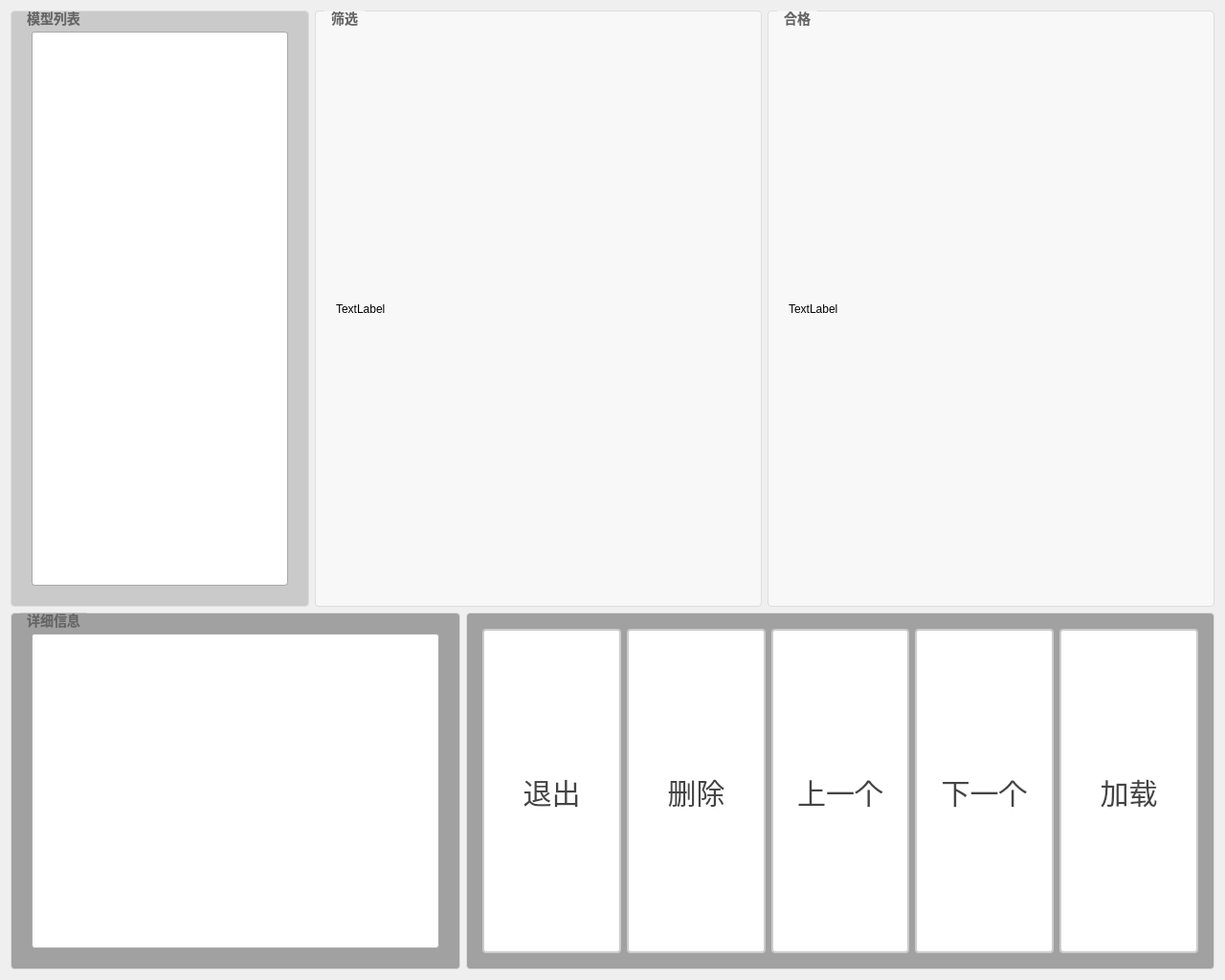
<?xml version="1.0" encoding="UTF-8"?>
<ui version="4.0">
 <class>DlgModelManagerClass</class>
 <widget class="QDialog" name="DlgModelManagerClass">
  <property name="geometry">
   <rect>
    <x>0</x>
    <y>0</y>
    <width>1280</width>
    <height>1024</height>
   </rect>
  </property>
  <property name="windowTitle">
   <string>DlgModelManager</string>
  </property>
  <layout class="QVBoxLayout" name="verticalLayout" stretch="5,3">
   <item>
    <layout class="QHBoxLayout" name="horizontalLayout_3" stretch="2,3,3">
     <item>
      <widget class="QGroupBox" name="groupBox_3">
       <property name="styleSheet">
        <string notr="true">QGroupBox {
    border: 1px solid #DDD;
    border-radius: 4px;
    font: bold 14px;
    color: #666;
    background-color: rgb(202, 202, 202);
    padding: 10px; 
}

QGroupBox::title {
    subcontrol-origin: margin;
    subcontrol-position: top left;
    left: 10px;
    padding: 0 5px;
}</string>
       </property>
       <property name="title">
        <string>模型列表</string>
       </property>
       <layout class="QGridLayout" name="gridLayout">
        <item row="0" column="0">
         <widget class="QListView" name="listView_modelList">
          <property name="styleSheet">
           <string notr="true">/* 基础列表视图 */
QListView {
    border: 1px solid #AAAAAA;
    border-radius: 3px;
    background: #FFFFFF;
    color: #444444;
    font-size: 20px;
    outline: 0; 
    padding: 2px;
}

/* 列表项通用样式 */
QListView::item {
    height: 28px;
    padding: 4px 8px;
    border-radius: 2px;
    margin: 1px 2px;
}

/* 悬停效果 */
QListView::item:hover {
    background: #F8F8F8;
    border: 1px solid #888888;
}

/* 选中状态 */
QListView::item:selected {
    background: #666666;
    color: #FFFFFF;
    border: 1px solid #555555;
}

/* 焦点状态 */
QListView::item:selected:active {
    background: qlineargradient(
        x1:0, y1:0, x2:0, y2:1,
        stop:0 #666666, 
        stop:1 #555555
    );
}

/* 禁用状态 */
QListView:disabled {
    border-color: #DDDDDD;
    color: #AAAAAA;
}

QListView::item:disabled {
    background: #F5F5F5;
    color: #AAAAAA;
}

/* 紧凑型变体 */
QListView.compact {
    font-size: 13px;
}

QListView.compact::item {
    height: 24px;
    padding: 2px 6px;
}

/* 滚动条样式 */
QScrollBar:vertical {
    width: 10px;
    background: #FFFFFF;
}

QScrollBar::handle:vertical {
    background: #CCCCCC;
    border-radius: 4px;
    min-height: 20px;
}

QScrollBar::handle:vertical:hover {
    background: #AAAAAA;
}

QScrollBar::add-line:vertical, 
QScrollBar::sub-line:vertical {
    height: 0px;
}

/* 强调型变体 */
QListView.emphasized::item:selected {
    background: #4A4A4A;
    border-color: #3A3A3A;
}

/* 交替行颜色 */
QListView::item:alternate {
    background: #FAFAFA;
}

/* 角部处理 */
QScrollBar #qt_scrollarea_corner {
    background: #FFFFFF;
}</string>
          </property>
         </widget>
        </item>
       </layout>
      </widget>
     </item>
     <item>
      <widget class="QGroupBox" name="groupBox">
       <property name="styleSheet">
        <string notr="true">QGroupBox {
    border: 1px solid #DDD;
    border-radius: 4px;
    font: bold 14px;
    color: #666;
    background-color: #F8F8F8;
    padding: 10px; 
}

QGroupBox::title {
    subcontrol-origin: margin;
    subcontrol-position: top left;
    left: 10px;
    padding: 0 5px;
}</string>
       </property>
       <property name="title">
        <string>筛选</string>
       </property>
       <layout class="QHBoxLayout" name="horizontalLayout">
        <item>
         <widget class="QLabel" name="label_imgDisplayNG">
          <property name="text">
           <string>TextLabel</string>
          </property>
         </widget>
        </item>
       </layout>
      </widget>
     </item>
     <item>
      <widget class="QGroupBox" name="groupBox_2">
       <property name="styleSheet">
        <string notr="true">QGroupBox {
    border: 1px solid #DDD;
    border-radius: 4px;
    font: bold 14px;
    color: #666;
    background-color: #F8F8F8;
    padding: 10px; 
}

QGroupBox::title {
    subcontrol-origin: margin;
    subcontrol-position: top left;
    left: 10px;
    padding: 0 5px;
}</string>
       </property>
       <property name="title">
        <string>合格</string>
       </property>
       <layout class="QHBoxLayout" name="horizontalLayout_2">
        <item>
         <widget class="QLabel" name="label_imgDisplayOK">
          <property name="text">
           <string>TextLabel</string>
          </property>
         </widget>
        </item>
       </layout>
      </widget>
     </item>
    </layout>
   </item>
   <item>
    <layout class="QHBoxLayout" name="horizontalLayout_6" stretch="3,5">
     <item>
      <widget class="QGroupBox" name="groupBox_4">
       <property name="styleSheet">
        <string notr="true">QGroupBox {
    border: 1px solid #DDD;
    border-radius: 4px;
    font: bold 14px;
    color: #666;
    background-color: rgb(161, 161, 161);
    padding: 10px; 
}

QGroupBox::title {
    subcontrol-origin: margin;
    subcontrol-position: top left;
    left: 10px;
    padding: 0 5px;
}</string>
       </property>
       <property name="title">
        <string>详细信息</string>
       </property>
       <layout class="QHBoxLayout" name="horizontalLayout_5">
        <item>
         <widget class="QTableView" name="tableView_modelInfo">
          <property name="styleSheet">
           <string notr="true">/* 基础表格视图 */
QTableView {
    border: 1px solid #AAAAAA;
    border-radius: 3px;
    background: #FFFFFF;
    color: #444444;
    font-size: 14px;
    outline: 0;
    gridline-color: #EEEEEE;  /* 网格线颜色 */
    alternate-background-color: #FAFAFA;  /* 交替行背景 */
    selection-background-color: #666666;  /* 选中背景 */
    selection-color: #FFFFFF;  /* 选中文字 */
}

/* 表头系统 */
QHeaderView {
    background: #FFFFFF;
    border: none;
    border-bottom: 2px solid #DDDDDD;
}

QHeaderView::section {
    background: #F8F8F8;
    border: none;
    border-right: 1px solid #DDDDDD;
    padding: 8px 12px;
    color: #666666;
    font-weight: 500;
    qproperty-defaultAlignment: AlignLeft|AlignVCenter;
}

QHeaderView::section:last-child {
    border-right: none;
}

/* 排序指示器 */
QHeaderView::down-arrow {
    image: url(:/icons/sort_desc_gray.svg);
    margin-right: 4px;
}

QHeaderView::up-arrow {
    image: url(:/icons/sort_asc_gray.svg);
    margin-right: 4px;
}

/* 单元格样式 */
QTableView::item {
    padding: 6px 12px;
    border: 1px solid transparent;
    min-height: 32px;
}

/* 悬停效果 */
QTableView::item:hover {
    background: #F8F8F8;
    border-color: #888888;
}

/* 选中状态 */
QTableView::item:selected {
    border-color: #555555;
}

/* 焦点单元格 */
QTableView::item:focus {
    border: 1px solid #888888;
    background: #FFFFFF;
}

/* 禁用状态 */
QTableView:disabled {
    border-color: #DDDDDD;
    color: #AAAAAA;
}

QTableView::item:disabled {
    background: #F5F5F5;
    color: #AAAAAA;
}

/* 紧凑型变体 */
QTableView.compact {
    font-size: 13px;
    gridline-color: #F0F0F0;
}

QTableView.compact::item {
    min-height: 28px;
    padding: 4px 8px;
}

/* 编辑状态 */
QTableView::item:edit {
    border: 1px solid #888888;
    background: #FFFFFF;
}

/* 滚动条系统 */
QScrollBar:horizontal {
    height: 10px;
    background: #FFFFFF;
}

QScrollBar::handle:horizontal {
    background: #CCCCCC;
    border-radius: 4px;
    min-width: 20px;
}

/* 角部处理 */
QTableView QTableCornerButton::section {
    background: #F8F8F8;
    border-bottom: 2px solid #DDDDDD;
}</string>
          </property>
         </widget>
        </item>
       </layout>
      </widget>
     </item>
     <item>
      <widget class="QGroupBox" name="groupBox_5">
       <property name="styleSheet">
        <string notr="true">QGroupBox {
    border: 1px solid #DDD;
    border-radius: 4px;
    font: bold 14px;
    color: #666;
    background-color: rgb(161, 161, 161);
    padding: 5px; 
}

QGroupBox::title {
    subcontrol-origin: margin;
    subcontrol-position: top left;
    left: 10px;
    padding: 0 5px;
}</string>
       </property>
       <property name="title">
        <string/>
       </property>
       <layout class="QHBoxLayout" name="horizontalLayout_4">
        <item>
         <widget class="QPushButton" name="pbtn_exit">
          <property name="sizePolicy">
           <sizepolicy hsizetype="Minimum" vsizetype="Minimum">
            <horstretch>0</horstretch>
            <verstretch>0</verstretch>
           </sizepolicy>
          </property>
          <property name="styleSheet">
           <string notr="true">QPushButton {
    padding: 6px 14px;
    border: 2px solid #CCC;
    border-radius: 4px;
    background-color: white;
    color: #444;
    font-size: 30px; 
}

QPushButton:hover {
    border-color: #999;
    background-color: #F5F5F5;
}

QPushButton:pressed {
    border-color: #777;
    background-color: #EEE;
}</string>
          </property>
          <property name="text">
           <string>退出</string>
          </property>
         </widget>
        </item>
        <item>
         <widget class="QPushButton" name="pbtn_deleteModel">
          <property name="sizePolicy">
           <sizepolicy hsizetype="Minimum" vsizetype="Minimum">
            <horstretch>0</horstretch>
            <verstretch>0</verstretch>
           </sizepolicy>
          </property>
          <property name="styleSheet">
           <string notr="true">QPushButton {
    padding: 6px 14px;
    border: 2px solid #CCC;
    border-radius: 4px;
    background-color: white;
    color: #444;
    font-size: 30px; 
}

QPushButton:hover {
    border-color: #999;
    background-color: #F5F5F5;
}

QPushButton:pressed {
    border-color: #777;
    background-color: #EEE;
}</string>
          </property>
          <property name="text">
           <string>删除</string>
          </property>
         </widget>
        </item>
        <item>
         <widget class="QPushButton" name="pbtn_preModel">
          <property name="sizePolicy">
           <sizepolicy hsizetype="Minimum" vsizetype="Minimum">
            <horstretch>0</horstretch>
            <verstretch>0</verstretch>
           </sizepolicy>
          </property>
          <property name="styleSheet">
           <string notr="true">QPushButton {
    padding: 6px 14px;
    border: 2px solid #CCC;
    border-radius: 4px;
    background-color: white;
    color: #444;
    font-size: 30px; 
}

QPushButton:hover {
    border-color: #999;
    background-color: #F5F5F5;
}

QPushButton:pressed {
    border-color: #777;
    background-color: #EEE;
}</string>
          </property>
          <property name="text">
           <string>上一个</string>
          </property>
         </widget>
        </item>
        <item>
         <widget class="QPushButton" name="pbtn_nextModel">
          <property name="sizePolicy">
           <sizepolicy hsizetype="Minimum" vsizetype="Minimum">
            <horstretch>0</horstretch>
            <verstretch>0</verstretch>
           </sizepolicy>
          </property>
          <property name="styleSheet">
           <string notr="true">QPushButton {
    padding: 6px 14px;
    border: 2px solid #CCC;
    border-radius: 4px;
    background-color: white;
    color: #444;
    font-size: 30px; 
}

QPushButton:hover {
    border-color: #999;
    background-color: #F5F5F5;
}

QPushButton:pressed {
    border-color: #777;
    background-color: #EEE;
}</string>
          </property>
          <property name="text">
           <string>下一个</string>
          </property>
         </widget>
        </item>
        <item>
         <widget class="QPushButton" name="pbtn_loadModel">
          <property name="sizePolicy">
           <sizepolicy hsizetype="Minimum" vsizetype="Minimum">
            <horstretch>0</horstretch>
            <verstretch>0</verstretch>
           </sizepolicy>
          </property>
          <property name="styleSheet">
           <string notr="true">QPushButton {
    padding: 6px 14px;
    border: 2px solid #CCC;
    border-radius: 4px;
    background-color: white;
    color: #444;
    font-size: 30px; 
}

QPushButton:hover {
    border-color: #999;
    background-color: #F5F5F5;
}

QPushButton:pressed {
    border-color: #777;
    background-color: #EEE;
}</string>
          </property>
          <property name="text">
           <string>加载</string>
          </property>
         </widget>
        </item>
       </layout>
      </widget>
     </item>
    </layout>
   </item>
  </layout>
 </widget>
 <layoutdefault spacing="6" margin="11"/>
 <resources/>
 <connections/>
</ui>
